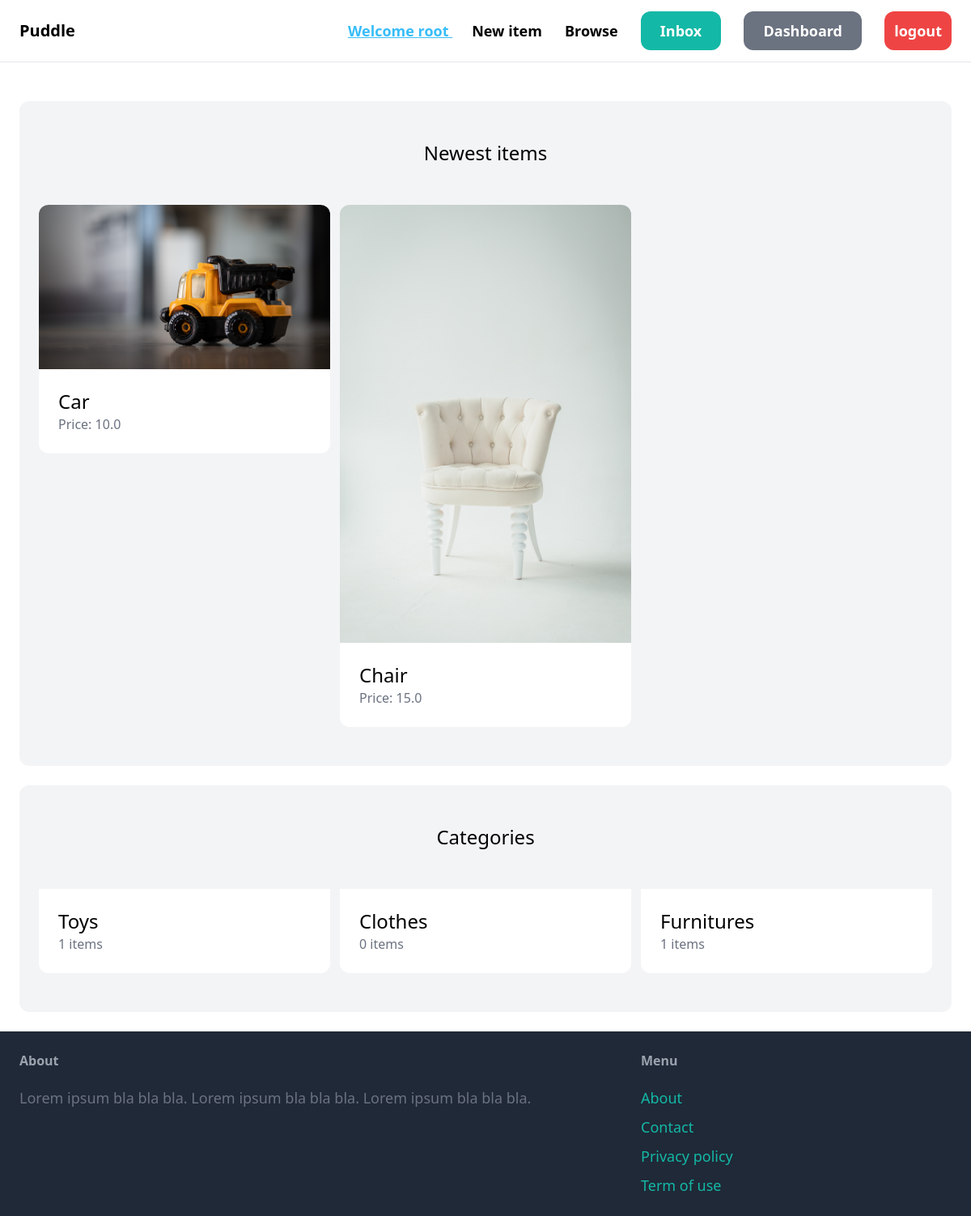
The app's page / (signed in) with its own data.
### item/models.py (models this page shows, shortened)
class Item(models.Model):
    name = models.CharField(max_length=255)
    description = models.TextField(blank=True, null=True)
    price = models.FloatField()
    is_sold = models.BooleanField(default=False)
    created_at = models.DateTimeField(auto_now_add=True)
    created_by = models.ForeignKey(User, related_name="items", on_delete=models.CASCADE)
    category = models.ForeignKey(Category, related_name="items",on_delete=models.CASCADE)
    image = models.ImageField(upload_to="item_images", blank=True, null=True)

class Category(models.Model):
    name = models.CharField(max_length=255)
    class Meta:
        verbose_name_plural = "Categories"

### core/views.py (the view)
# urls.py: path('', views.index, name="index"),
def index(request):
    items = Item.objects.filter(is_sold=False)[0:6]
    categories = Category.objects.all()
    return render(request, 'core/index.html', {
        'categories': categories,
        'items': items,
    })

### core/templates/core/index.html (shortened to what this page needs)
{% extends 'core/base.html' %}
{% block content %}
    <div class="mt-6 px-6 py-12 bg-gray-100 rounded-xl">
        <h2 class="mb-12 text-2xl text-center">Newest items</h2>
        <div class="grid grid-cols-3 gap-3">
            {% for item in items %}
                <div>
                    <a href="{% url 'item:detail' item.id %}">
                        <div>
                            <img src="{{ item.image.url }}" class="rounded-t-xl">
                        </div>
                        <div class="p-6 bg-white rounded-b-xl">
                            <h2 class="text-2xl">{{ item.name }}</h2>
                            <p class="text-gray-500">Price: {{ item.price }}</p>
                        </div>
                    </a>
                </div>
            {% endfor %}
        </div>
    </div>
    <div class="mt-6 px-6 py-12 bg-gray-100 rounded-xl">
        <h2 class="mb-12 text-2xl text-center">Categories</h2>
        <div class="grid grid-cols-3 gap-3">
            {% for category in categories %}
                <div>
                    <a href="#">
                        <div class="p-6 bg-white rounded-b-xl">
                            <h2 class="text-2xl">{{ category.name }}</h2>
                            <p class="text-gray-500">{{ category.items.count }} items</p>
                        </div>
                    </a>
                </div>
            {% endfor %}
        </div>
    </div>
{% endblock %}

### core/templates/core/base.html (shortened to what this page needs)
<!doctype html>
<html>
    <head>
        <script src="https://cdn.tailwindcss.com"></script>
    </head>
    <body>
        <nav class="py-6 px-6 flex justify-between items-center border-b border-gray-200">
            <a href="{% url 'core:index' %}" class="text-xl font-semibold">Puddle</a>
            <div class="space-x-6">
                {% if request.user.is_authenticated %}
                <span class="text-lg font-semibold text-sky-400 underline ">Welcome {{ request.user }} </span>
                <a href="{% url 'item:new' %}" class="text-lg font-semibold hover:text-gray-500">New item</a>
                <a href="{% url 'item:items' %}" class="text-lg font-semibold hover:text-gray-500">Browse</a>
                {% endif %}
                {% if request.user.is_authenticated %}
                    <a href="{% url 'conversation:inbox' %}" class="px-6 py-3 text-lg font-semibold bg-teal-500 text-white rounded-xl hover:bg-teal-700">Inbox</a>
                    <a href="{% url 'dashboard:index' %}" class="px-6 py-3 text-lg font-semibold bg-gray-500 text-white rounded-xl hover:bg-gray-700">Dashboard</a>
                    <a href="{% url 'core:logout' %}" class="px-3 py-3 text-lg font-semibold bg-red-500 text-white rounded-xl hover:bg-gray-700">logout</a>
                {% else %}
                    <a href="{% url 'core:signup' %}" class="px-6 py-3 text-lg font-semibold bg-teal-500 text-white rounded-xl hover:bg-teal-700">Sign up</a>
                    <a href="{% url 'core:login' %}" class="px-6 py-3 text-lg font-semibold bg-gray-500 text-white rounded-xl hover:bg-gray-700">Log in</a>
                {% endif %}
            </div>
        </nav>
        <div class="px-6 py-6">
            {% block content %}
            {% endblock %}
        </div>
        <footer class="py-6 px-6 flex justify-between bg-gray-800">
            <div class="w-2/3 pr-10">
                <h3 class="mb-5 font-semibold text-gray-400">About</h3>
                <p class="text-lg text-gray-500">Lorem ipsum bla bla bla. Lorem ipsum bla bla bla. Lorem ipsum bla bla bla.</p>
            </div>
            <div class="w-1/3">
                <h3 class="mb-5 font-semibold text-gray-400">Menu</h3>
                <ul class="space-y-2">
                    <li><a href="#" class="text-lg text-teal-500 hover:text-teal-700">About</a></li>
                    <li><a href=" {% url 'core:contact' %}" class="text-lg text-teal-500 hover:text-teal-700">Contact</a></li>
                    <li><a href="#" class="text-lg text-teal-500 hover:text-teal-700">Privacy policy</a></li>
                    <li><a href="#" class="text-lg text-teal-500 hover:text-teal-700">Term of use</a></li>
                </ul>
            </div>
        </footer>
    </body>
</html>

### records on screen
Item: image (picture), name "Car", price "10.0"
Item: image (picture), name "Chair", price "15.0"
Category: name "Toys", items.count "1"
Category: name "Clothes", items.count "0"
Category: name "Furnitures", items.count "1"

### other values on screen
{{ request.user }} "root"
